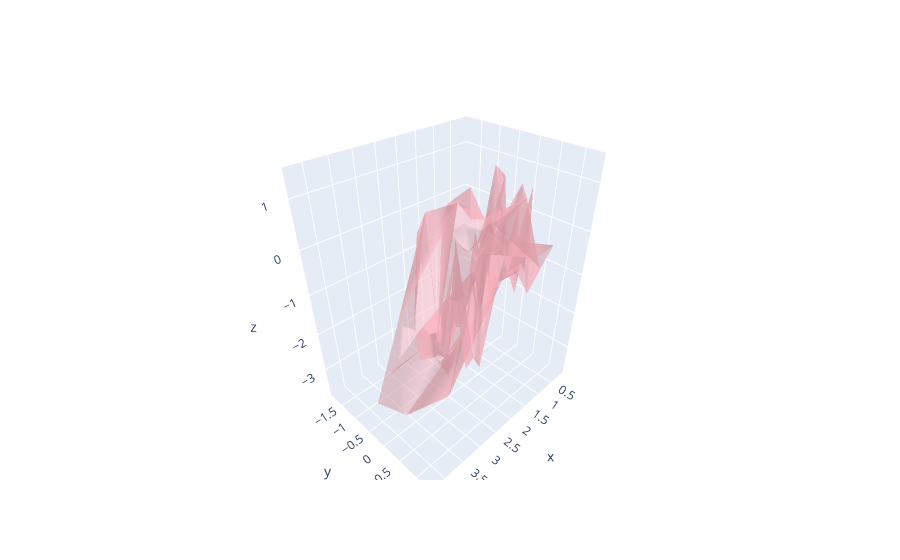

Source (notebook cell):
### Code cell
import plotly.graph_objects as go
import numpy as np
from numpy.lib.npyio import DataSource

# Download data set from plotly repo
pts = np.loadtxt(DataSource().open('https://raw.githubusercontent.com/plotly/datasets/master/mesh_dataset.txt'))
x, y, z = pts.T

fig = go.Figure(data=[go.Mesh3d(x=x, y=y, z=z, color='lightpink', opacity=0.50)])
fig.show()
